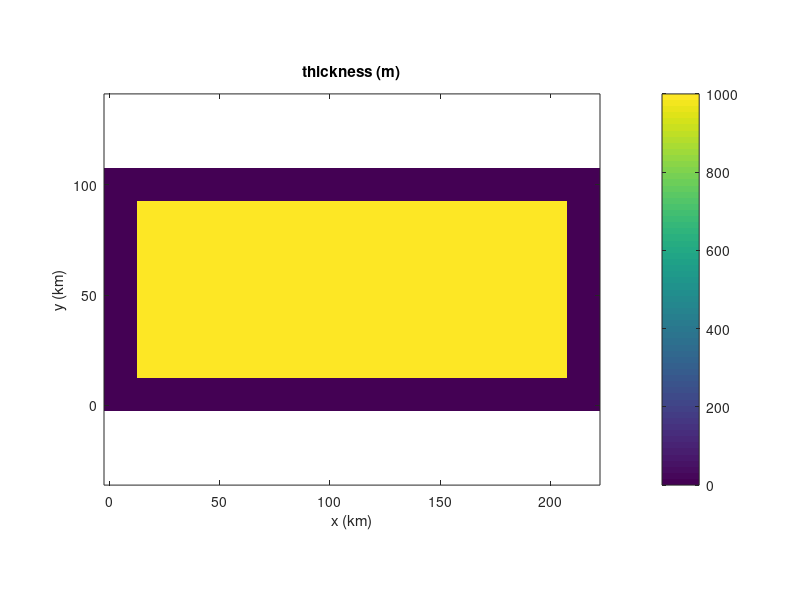
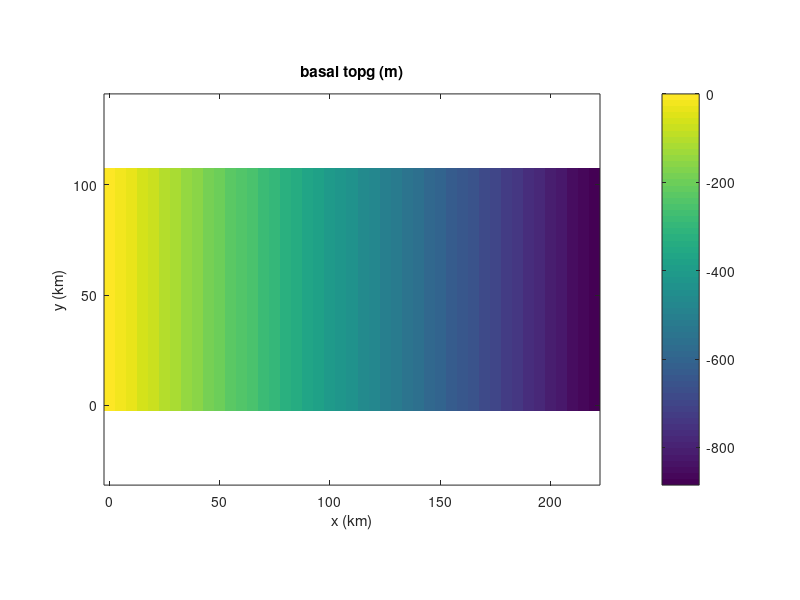
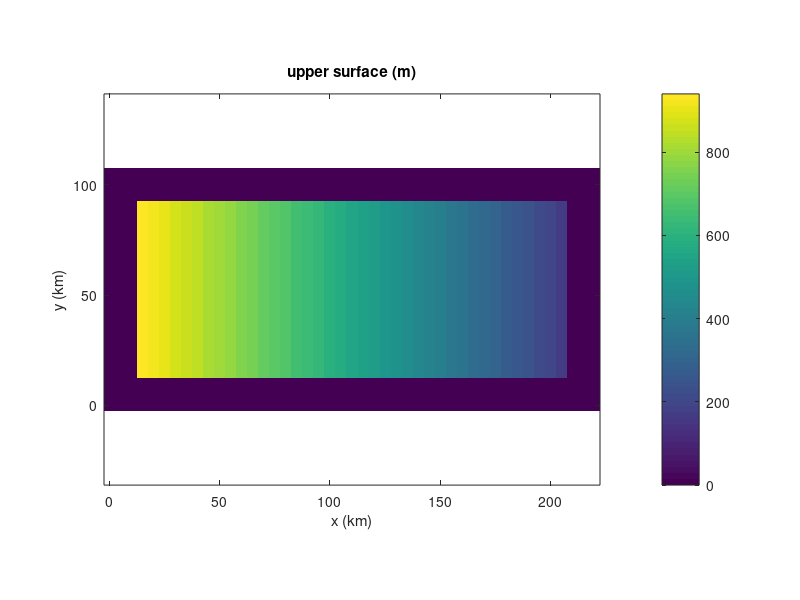

Reproduce these figures in MATLAB, in order. (Note: this script raises an error after producing the figures.)

%% file to create .mat input variables for Marion's coupled runs
%%
%% To be read by .py script to make .nc input file

rho_i = 910;     % ice density kg/m^3
rho_w = 1028;    % ocean water density kg/m^3

H0 = 1e3;
T0 = -10;
q0 = -7e-2;
slope = 1e-4;
b0 = 0.5;

r = 22;
c = 45;
l = 11;     % no of vert levels

dew = 5e3; 
dns = 5e3;

x = [0:5e3:5e3*c-1];
y = [0:5e3:5e3*r-1]';

thck = H0 * ones( r, c );
airt = T0 * ones( r, c );
qgeo = q0 * ones( r, c );
acab = b0 * ones( r, c );

% topg = repmat( linspace( 1e3, 1e3-(slope*(c-1)*dew), c), r, 1 );
topg = repmat( linspace( 0, -H0*(rho_i/rho_w), c), r, 1 );        %% force to be near floatationg at ds end

usrf = topg + thck;

%% put buffer of zero thickness cells around perimeter (for remapping)
thck(1:3,:) = 0; thck(:,1:3) = 0; thck(end-2:end,:) = 0; thck(:,end-2:end) = 0;
usrf(1:3,:) = 0; usrf(:,1:3) = 0; usrf(end-2:end,:) = 0; usrf(:,end-2:end) = 0;

figure(1), imagesc( x/1e3, y/1e3, thck ), axis xy, axis equal, axis tight, colorbar
xlabel( 'x (km)' ), ylabel( 'y (km)' ), title( 'thickness (m)' )

figure(2), imagesc( x/1e3, y/1e3, topg ), axis xy, axis equal, axis tight, colorbar
xlabel( 'x (km)' ), ylabel( 'y (km)' ), title( 'basal topg (m)' )

figure(3), imagesc( x/1e3, y/1e3, usrf ), axis xy, axis equal, axis tight, colorbar
xlabel( 'x (km)' ), ylabel( 'y (km)' ), title( 'upper surface (m)' )


%% load in old till map
load ~/work/modeling/glam-stream-marion-new/trunk/GLAM/Tillggl

minTauf = Tillggl;
% minTauf = 88 * ones( size( minTauf ) );       % for debugging
beta = 5e1*ones(size(minTauf));
beta(8:14,:) = 3e1;
beta(10:12,:) = 0.5e1;

figure(4), imagesc( x/1e3, y/1e3, minTauf/1e3 ), axis xy, axis equal, axis tight, colorbar
xlabel( 'x (km)' ), ylabel( 'y (km)' ), title( 'Tau0 (kPa)' )

figure(5), imagesc( x/1e3, y/1e3, airt ), axis xy, axis equal, axis tight, colorbar
xlabel( 'x (km)' ), ylabel( 'y (km)' ), title( 'airt temp (C)' )

figure(6), imagesc( x/1e3, y/1e3, qgeo ), axis xy, axis equal, axis tight, colorbar
xlabel( 'x (km)' ), ylabel( 'y (km)' ), title( 'geo flux (W m^2)' )

%% add a kinbcmask field to specify where 0 flux bcs are
kinbcmask = zeros(size(minTauf));
kinbcmask(1:3,:) = 1; kinbcmask(end-2:end,:) = 1; kinbcmask(:,1:3) = 1;

uvelhom = zeros( l, r-1, c-1 );
for i=1:l
    uvelhom(i,:,:) = zeros(size(minTauf));
end

vvelhom = uvelhom; 

figure(7), imagesc( x/1e3, y/1e3, kinbcmask ), axis xy, axis equal, axis tight, colorbar
xlabel( 'x (km)' ), ylabel( 'y (km)' ), title( 'kinbcmask' )

figure(8), imagesc( x/1e3, y/1e3, acab ), axis xy, axis equal, axis tight, colorbar
xlabel( 'x (km)' ), ylabel( 'y (km)' ), title( 'acab (m/a)' )


cd /Users/sprice/work/modeling/cism_new/branches/tests/basalproc

% save bproc.mat airt acab qgeo usrf topg thck minTauf kinbcmask uvelhom vvelhom 
save bproc.mat airt acab qgeo usrf topg thck beta minTauf kinbcmask uvelhom vvelhom 
